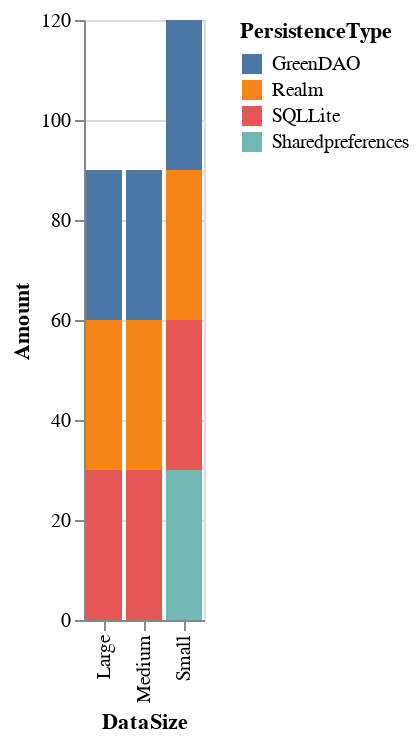

Notebook code cell kept with this figure:
### Code cell
alt.Chart(android).mark_bar().encode(
    y=alt.Y("count()", axis=alt.Axis(title="Amount")),
    x=alt.X("DataSize", axis=alt.Axis(title="DataSize")),
    color='PersistenceType'
)

### Figure 1 — Vega-Lite specification as saved in the notebook (floating-point values rounded to 4 significant figures; data arrays with more than 128 entries replaced by an {"elided": "..."} marker saying what was removed)
{"config": {"view": {"continuousWidth": 400, "continuousHeight": 300}}, "data": {"name": "data-465d44c54cab2d01ffeadab7cc8f1442"}, "mark": "bar", "encoding": {"color": {"field": "PersistenceType", "type": "nominal"}, "x": {"axis": {"title": "DataSize"}, "field": "DataSize", "type": "nominal"}, "y": {"aggregate": "count", "axis": {"title": "Amount"}, "type": "quantitative"}}, "$schema": "https://vega.github.io/schema/vega-lite/v4.17.0.json", "datasets": {"data-465d44c54cab2d01ffeadab7cc8f1442": {"elided": "300 records"}}}
